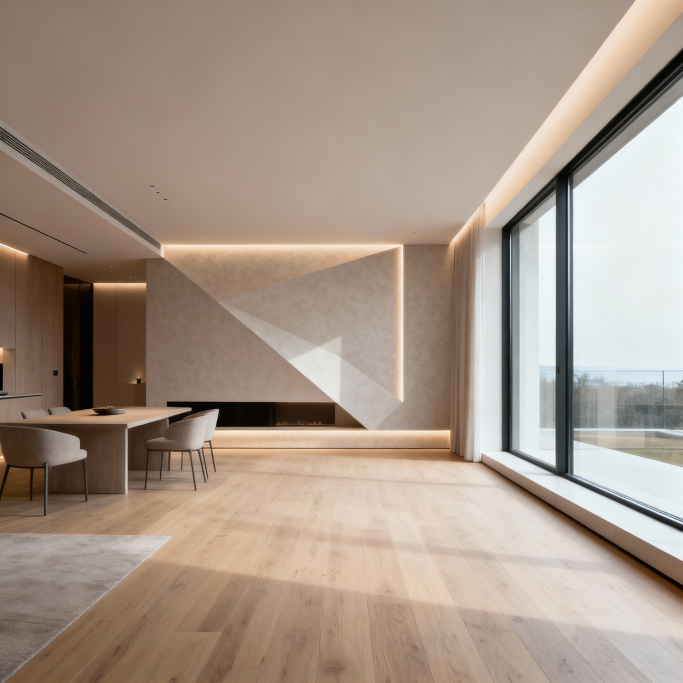
#> input picture content/posts/ai-image-generation-lottery-tickets/before.png, 2048 x 2048 px (shown at 1/3 size)
$ python create-before-after.py
#> lines starting #> are read from the running program, lines starting #| are printed output that depends on the picture
#!/usr/bin/env python3

"""
Create a side-by-side before/after comparison image
"""

from PIL import Image, ImageDraw, ImageFont
import sys
import os

def create_side_by_side(before_path, after_path, output_path, gap=40):
    """
    Create a side-by-side comparison image with labels

    Args:
        before_path: Path to the 'before' image
        after_path: Path to the 'after' image
        output_path: Path to save the combined image
        gap: Spacing between images in pixels
    """
#> called with gap = 40
    # Load images
    before_img = Image.open(before_path)
#> before_img is the input picture: PIL image 2048x2048 RGB; mean R, G, B 166.1, 149.9, 136.3
    after_img = Image.open(after_path)
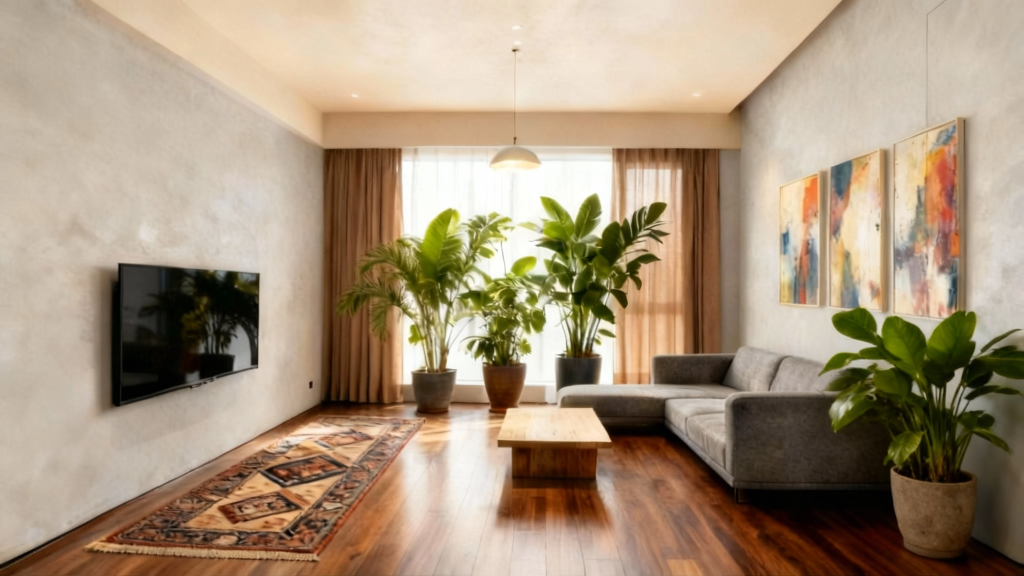
#> input picture content/posts/ai-image-generation-lottery-tickets/after.png, 2048 x 1152 px (shown at 1/2 size)
#> after_img is the input picture: PIL image 2048x1152 RGB; mean R, G, B 167, 147.3, 123.6

    # Resize images to same height if needed
    if before_img.height != after_img.height:
        target_height = min(before_img.height, after_img.height)
#> target_height = 1152

        if before_img.height > target_height:
            aspect = before_img.width / before_img.height
#> aspect = 1
            before_img = before_img.resize((int(target_height * aspect), target_height), Image.Resampling.LANCZOS)
#> before_img: PIL image 1152x1152 RGB

        if after_img.height > target_height:
            aspect = after_img.width / after_img.height
            after_img = after_img.resize((int(target_height * aspect), target_height), Image.Resampling.LANCZOS)

    # Calculate dimensions
    total_width = before_img.width + after_img.width + gap
#> total_width = 3240
    total_height = before_img.height + 80  # Extra space for labels
#> total_height = 1232

    # Create new image with white background
    combined = Image.new('RGB', (total_width, total_height), 'white')
#> combined: PIL image 3240x1232 RGB; every value is 255

    # Paste images
    combined.paste(before_img, (0, 40))
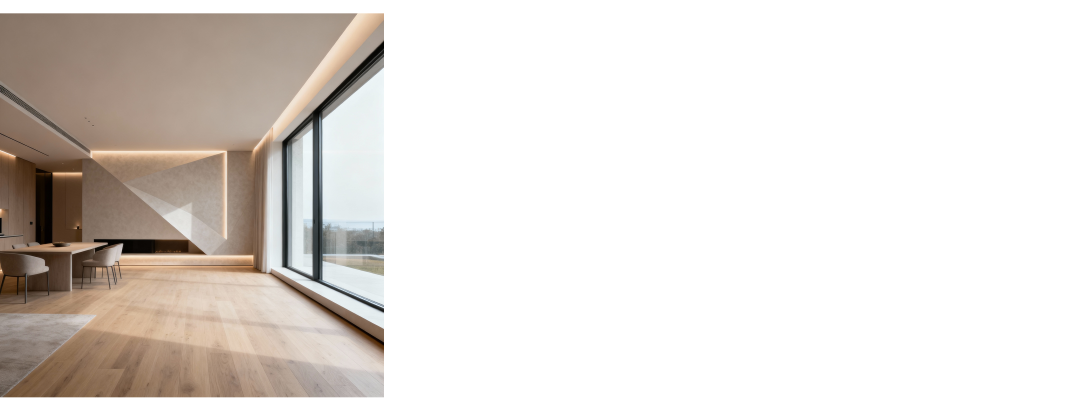
#> combined: PIL image 3240x1232 RGB (shown at 1/3 size); mean R, G, B 225.5, 220.1, 215.5
    combined.paste(after_img, (before_img.width + gap, 40))
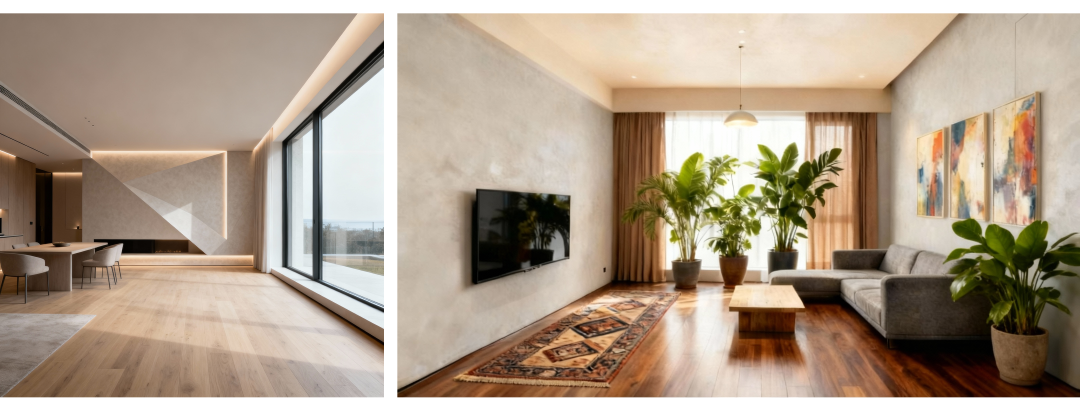
#> combined: PIL image 3240x1232 RGB (shown at 1/3 size); mean R, G, B 173.4, 156.4, 137.9

    # Add labels
    draw = ImageDraw.Draw(combined)

    # Try to use a nice font, fall back to default if not available
    try:
        font = ImageFont.truetype("/System/Library/Fonts/Helvetica.ttc", 24)
        font_small = ImageFont.truetype("/System/Library/Fonts/Helvetica.ttc", 18)
    except:
        try:
            font = ImageFont.truetype("/usr/share/fonts/truetype/dejavu/DejaVuSans-Bold.ttf", 24)
            font_small = ImageFont.truetype("/usr/share/fonts/truetype/dejavu/DejaVuSans.ttf", 18)
        except:
            font = ImageFont.load_default()
            font_small = font

    # Draw labels
    draw.text((before_img.width // 2, 15), "BEFORE", fill='black', anchor='mm', font=font)
    draw.text((before_img.width + gap + after_img.width // 2, 15), "AFTER", fill='black', anchor='mm', font=font)

    # Add subtle separator line
    separator_x = before_img.width + gap // 2
#> separator_x = 1172
    draw.line([(separator_x, 40), (separator_x, total_height - 40)], fill='#cccccc', width=2)

    # Save
    combined.save(output_path, quality=95, optimize=True)
    print(f"✓ Created side-by-side image: {output_path}")
    print(f"  Dimensions: {total_width}x{total_height}")
#|   Dimensions: 3240x1232

if __name__ == "__main__":
    # Paths
    script_dir = os.path.dirname(os.path.abspath(__file__))
    project_root = os.path.dirname(script_dir)
    images_dir = os.path.join(project_root, "content/posts/ai-image-generation-lottery-tickets")

    before_path = os.path.join(images_dir, "before.png")
    after_path = os.path.join(images_dir, "after.png")
    output_path = os.path.join(images_dir, "before-after-comparison.png")

    if not os.path.exists(before_path):
        print(f"Error: Before image not found: {before_path}")
        sys.exit(1)

    if not os.path.exists(after_path):
        print(f"Error: After image not found: {after_path}")
        sys.exit(1)

    create_side_by_side(before_path, after_path, output_path)
